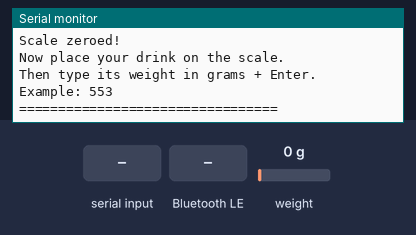
Simulated run of this sketch. Board: Arduino Nano 33 IoT. On the bench: the last lines printed to the serial monitor. Inputs (shaded band) come from the test bench; at power-on: weight on the scale 0 g. EEPROM starts erased; nothing arrives over Bluetooth unless stated; a phone connects over Bluetooth LE 3 s after start.

Above: at 4.8 s.
4.9 s: "90,45\n" received over Serial
At 5.4 s:
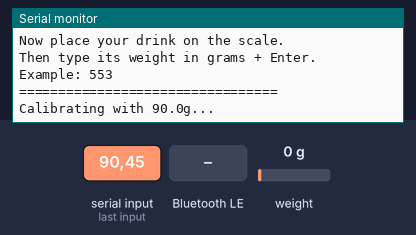
7.4 s: Bluetooth LE write "t" received
At 10.3 s:
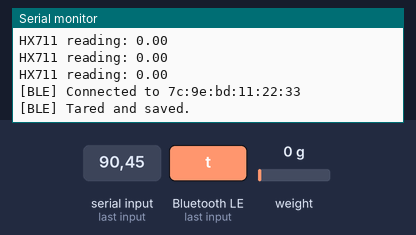
11.4 s: "t90\n" received over Serial
At 12.8 s:
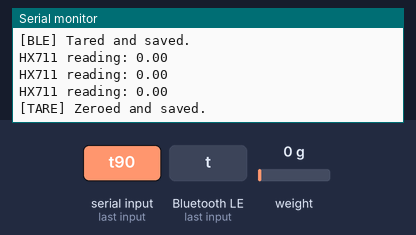
13.9 s: "e90\n" received over Serial
At 14.3 s:
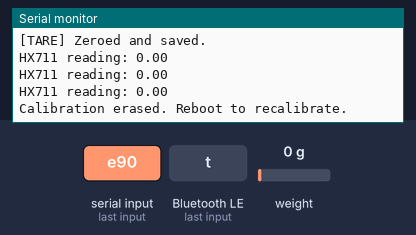
15.4 s: "c90\n" received over Serial
At 16.4 s:
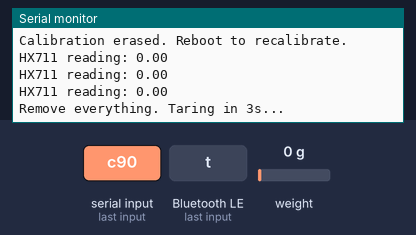
20.9 s: "30,150\n" received over Serial
At 22.3 s:
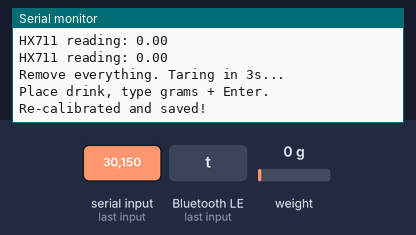

Measured:
- after the input at 4.9 s, the serial monitor: prints a new line at once (image 1)
- after the input at 7.4 s, the serial monitor: prints a new line after 2.5 s (image 2)
- after the input at 11.4 s, the serial monitor: prints a new line after 1.0 s (image 3)
- after the input at 13.9 s, the serial monitor: prints a new line at once (image 4)
- after the input at 15.4 s, the serial monitor: prints a new line at once (image 5)
- after the input at 20.9 s, the serial monitor: prints a new line after 1.0 s (image 6)

The sketch:

smart_bottle.ino
```cpp
#include <ArduinoBLE.h>
#include <EEPROM.h>
#include "HX711.h"

const int LOADCELL_DOUT_PIN = 2;
const int LOADCELL_SCK_PIN  = 3;

const float         NOISE_THRESHOLD           = 5.0f;
const unsigned long WEIGHT_UPDATE_INTERVAL_MS = 50;
const uint8_t       HX711_SAMPLES_PER_READ    = 5;

#define SERVICE_UUID      "12345678-1234-5678-1234-56789abcdef0"
#define WEIGHT_CHAR_UUID  "12345678-1234-5678-1234-56789abcdef1"
#define COMMAND_CHAR_UUID "12345678-1234-5678-1234-56789abcdef3"

const uint32_t EEPROM_MAGIC     = 0xC0FFEE01;
const int      EEPROM_BASE_ADDR = 0;

struct CalibrationRecord {
  uint32_t magic;
  float    scaleFactor;
  long     tareOffset;
};

HX711  scale;
String inputBuffer = "";

BLEService        smartBottleService(SERVICE_UUID);
BLECharacteristic weightCharacteristic(WEIGHT_CHAR_UUID,  BLERead | BLENotify, 4);
BLECharacteristic commandCharacteristic(COMMAND_CHAR_UUID, BLEWrite,            1);

bool          bleReady         = false;
bool          centralConnected = false;
unsigned long lastWeightUpdate = 0;

void setupBLE();
void runFirstTimeCalibration();
void handleSerialCommands();
void handleBleCommand();
void handleTareCommand();
void handleRecalibrationCommand();
void performCalibration(float knownG);
bool loadCalibration();
void saveCalibration();
void clearCalibration();
void broadcastWeight(float grams);

void setup() {
  Serial.begin(57600);
  const unsigned long t0 = millis();
  while (!Serial && millis() - t0 < 1500) { }

  scale.begin(LOADCELL_DOUT_PIN, LOADCELL_SCK_PIN);

  Serial.println(F("================================="));
  Serial.println(F("        WATER SCALE READY"));
  Serial.println(F("================================="));

  if (loadCalibration()) {
    Serial.println(F("Loaded calibration from EEPROM."));
    Serial.print(F("  scale factor = "));
    Serial.println(scale.get_scale(), 4);
    Serial.print(F("  tare offset  = "));
    Serial.println(scale.get_offset());
    Serial.println(F(""));
    Serial.println(F("Commands:"));
    Serial.println(F("  t = re-zero (tare)"));
    Serial.println(F("  c = re-calibrate with a known weight"));
    Serial.println(F("  e = erase saved calibration"));
    Serial.println(F("================================="));
  } else {
    Serial.println(F("No saved calibration. Running first-time setup..."));
    runFirstTimeCalibration();
  }

  setupBLE();
  Serial.println(F("Ready. Broadcasting weight over BLE + Serial."));
}

void loop() {
  if (bleReady) BLE.poll();

  BLEDevice central = BLE.central();
  const bool connectedNow = central && central.connected();
  if (connectedNow && !centralConnected) {
    centralConnected = true;
    Serial.print(F("[BLE] Connected to "));
    Serial.println(central.address());
  } else if (!connectedNow && centralConnected) {
    centralConnected = false;
    Serial.println(F("[BLE] Disconnected"));
  }

  handleSerialCommands();
  handleBleCommand();

  const unsigned long now = millis();
  if (now - lastWeightUpdate >= WEIGHT_UPDATE_INTERVAL_MS) {
    lastWeightUpdate = now;

    float reading = scale.get_units(HX711_SAMPLES_PER_READ);
    if (fabs(reading) < NOISE_THRESHOLD) reading = 0.0f;

    Serial.print(F("HX711 reading: "));
    Serial.println(reading);

    if (centralConnected) {
      broadcastWeight(reading);
    }
  }
}

void setupBLE() {
  Serial.println(F("[BLE] Initializing..."));
  if (!BLE.begin()) {
    Serial.println(F("[BLE] BLE.begin() FAILED - check ArduinoBLE install / board firmware."));
    return;
  }

  BLE.setLocalName("SmartBottle");
  BLE.setDeviceName("SmartBottle");
  BLE.setAdvertisedService(smartBottleService);

  smartBottleService.addCharacteristic(weightCharacteristic);
  smartBottleService.addCharacteristic(commandCharacteristic);
  BLE.addService(smartBottleService);

  uint8_t zero[4] = {0, 0, 0, 0};
  weightCharacteristic.writeValue(zero, sizeof(zero));

  BLE.advertise();
  bleReady = true;
  Serial.println(F("[BLE] Advertising as 'SmartBottle'"));
}

void broadcastWeight(float grams) {
  uint8_t data[4];
  memcpy(data, &grams, sizeof(data));
  weightCharacteristic.writeValue(data, sizeof(data));
}

void handleBleCommand() {
  if (!bleReady) return;
  if (!commandCharacteristic.written()) return;

  const int len = commandCharacteristic.valueLength();
  if (len <= 0) return;

  const uint8_t* value = commandCharacteristic.value();
  const char cmd = tolower((char)value[0]);
  switch (cmd) {
    case 't':
      scale.tare();
      saveCalibration();
      Serial.println(F("[BLE] Tared and saved."));
      break;
    case 'e':
      clearCalibration();
      Serial.println(F("[BLE] Calibration erased. Reboot to recalibrate."));
      break;
    default:
      break;
  }
}

void handleSerialCommands() {
  while (Serial.available()) {
    const char ch = (char)Serial.read();
    if (ch == '\n' || ch == '\r') {
      inputBuffer.trim();
      if (inputBuffer.length() > 0) {
        const char cmd = tolower(inputBuffer[0]);
        if (cmd == 't') {
          handleTareCommand();
        } else if (cmd == 'c') {
          handleRecalibrationCommand();
        } else if (cmd == 'e') {
          clearCalibration();
          Serial.println(F("Calibration erased. Reboot to recalibrate."));
        }
      }
      inputBuffer = "";
    } else {
      inputBuffer += ch;
    }
  }
}

void handleTareCommand() {
  scale.tare();
  saveCalibration();
  Serial.println(F("[TARE] Zeroed and saved."));
}

void handleRecalibrationCommand() {
  Serial.println(F("Remove everything. Taring in 3s..."));
  const unsigned long waitStart = millis();
  while (millis() - waitStart < 3000) {
    if (bleReady) BLE.poll();
  }
  scale.set_scale();
  scale.tare();
  Serial.println(F("Place drink, type grams + Enter."));
  inputBuffer = "";
  while (true) {
    if (bleReady) BLE.poll();
    while (Serial.available()) {
      const char c = (char)Serial.read();
      if (c == '\n' || c == '\r') {
        inputBuffer.trim();
        const float knownG = inputBuffer.toFloat();
        if (knownG > 0) {
          performCalibration(knownG);
          Serial.println(F("Re-calibrated and saved!"));
          inputBuffer = "";
          return;
        }
        inputBuffer = "";
      } else {
        inputBuffer += c;
      }
    }
  }
}

void runFirstTimeCalibration() {
  Serial.println(F("Make sure scale is EMPTY..."));
  delay(3000);
  scale.set_scale();
  scale.tare();
  Serial.println(F("Scale zeroed!"));
  Serial.println(F(""));
  Serial.println(F("Now place your drink on the scale."));
  Serial.println(F("Then type its weight in grams + Enter."));
  Serial.println(F("Example: 553"));
  Serial.println(F("================================="));

  inputBuffer = "";
  while (true) {
    while (Serial.available()) {
      const char ch = (char)Serial.read();
      if (ch == '\n' || ch == '\r') {
        inputBuffer.trim();
        const float knownG = inputBuffer.toFloat();
        if (knownG > 0) {
          Serial.print(F("Calibrating with "));
          Serial.print(knownG, 1);
          Serial.println(F("g..."));
          performCalibration(knownG);
          Serial.println(F("Calibration done and saved to EEPROM!"));
          Serial.println(F("Place = shows weight. Remove = shows 0."));
          Serial.println(F("t = re-zero  |  c = re-calibrate  |  e = erase"));
          inputBuffer = "";
          return;
        } else {
          Serial.println(F("Type a number like 553 then Enter."));
        }
        inputBuffer = "";
      } else {
        inputBuffer += ch;
      }
    }
  }
}

void performCalibration(float knownG) {
  const float raw = scale.get_units(10);
  float factor = raw / knownG;
  if (factor > 0) factor = -factor;
  scale.set_scale(factor);
  saveCalibration();
}

bool loadCalibration() {
  CalibrationRecord rec;
  EEPROM.get(EEPROM_BASE_ADDR, rec);
  if (rec.magic == EEPROM_MAGIC) {
    scale.set_scale(rec.scaleFactor);
    scale.set_offset(rec.tareOffset);
    return true;
  }
  scale.set_scale();
  return false;
}

void saveCalibration() {
  CalibrationRecord rec;
  rec.magic       = EEPROM_MAGIC;
  rec.scaleFactor = scale.get_scale();
  rec.tareOffset  = scale.get_offset();
  EEPROM.put(EEPROM_BASE_ADDR, rec);
}

void clearCalibration() {
  CalibrationRecord rec;
  rec.magic       = 0;
  rec.scaleFactor = 0.0f;
  rec.tareOffset  = 0;
  EEPROM.put(EEPROM_BASE_ADDR, rec);
}
```
